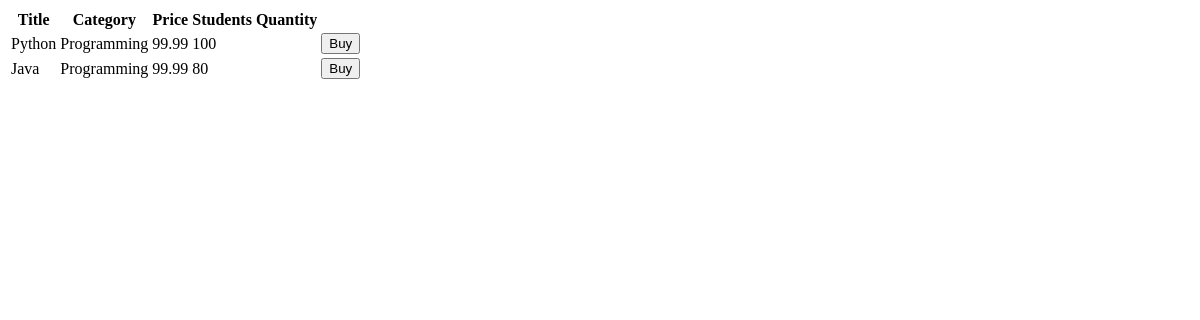
The app's page /shop/, older data.
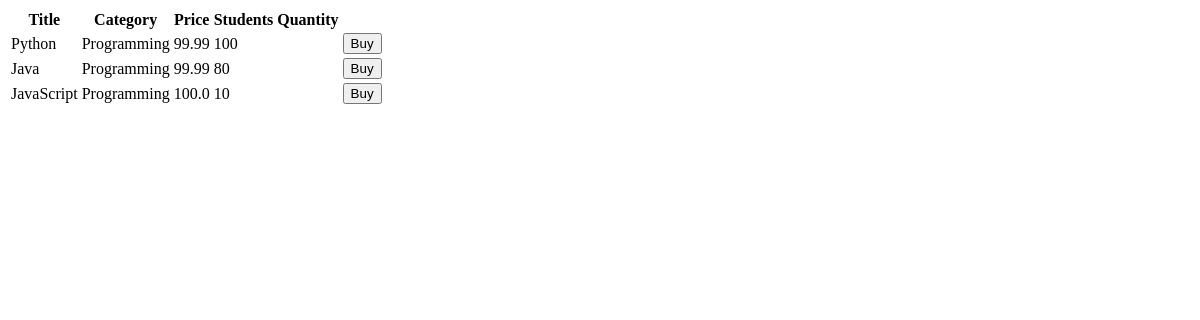
The same page, newer data.
### shop/models.py (models this page shows, shortened)
class Course(models.Model):
    title = models.CharField(max_length=255)
    price = models.FloatField()
    students_qty = models.IntegerField()
    reviews_qty = models.IntegerField()
    category = models.ForeignKey(Category, on_delete=models.CASCADE)
    created_at = models.DateTimeField(default=timezone.now)

class Category(models.Model):
    title = models.CharField(max_length=255)
    created_at = models.DateTimeField(default=timezone.now)
    def __str__(self):
        return self.title

### shop/views.py (the view)
# urls.py: path('', views.index, name='index')
def index(request):
    courses = Course.objects.all()
    return render(request, 'courses.html', {'courses': courses})

### shop/templates/courses.html
<table>
    <thead>
        <tr>
            <th>Title</th>
            <th>Category</th>
            <th>Price</th>
            <th>Students Quantity</th>
            <th></th>
        </tr>
    </thead>
    <tbody>
        {% for course in courses %}
        <tr>
            <td>{{ course.title }}</td>
            <td>{{ course.category }}</td>
            <td>{{ course.price }}</td>
            <td>{{ course.students_qty }}</td>
            <td><button>Buy</button></td>
        </tr>
        {% endfor %}
    </tbody>
</table>

Row changes from the older to the newer data that the page shows:
added Course: title "JavaScript", category "Programming", price "100.0", students_qty "10"
